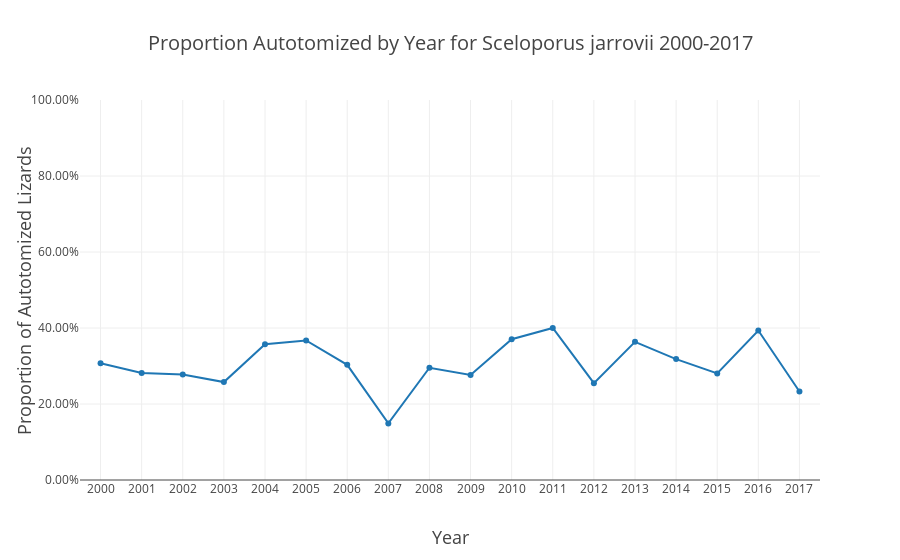

Notebook cell for this chart:
### Code cell
Sjarrovii = go.Scatter(x = populationSize_aut.loc[(populationSize_aut.propAutotomized.notna())].year
           , y = populationSize_aut.loc[(populationSize_aut.propAutotomized.notna())].propAutotomized
          ,name = 'Autotomized S. jarrovii')



data = [Sjarrovii]
layout = go.Layout(
    title = 'Proportion Autotomized by Year for Sceloporus jarrovii 2000-2017',
    titlefont = dict(
        size = 20),
    xaxis = dict(
        dtick = 1,
        title = 'Year',
        titlefont = dict(
            size = 18),
        range = [1999.5,2017.5]),
    yaxis = dict(
        tickformat=".2%",
        title = 'Proportion of Autotomized Lizards',
        titlefont = dict(
            size = 18),
    range=[0,1])
)
fig = go.Figure(
        data = data,
        layout = layout)
iplot(fig, filename = 'Proportion Autotomized by Year for Sceloporus jarrovii 2000-2017.html')
plot(fig, filename = 'Proportion Autotomized by Year for Sceloporus jarrovii 2000-2017.png')
plot(fig, filename = 'Proportion Autotomized by Year for Sceloporus jarrovii 2000-2017.html')

### Figure 1 — Plotly figure (JSON) as saved in the notebook; plotly's stock layout.template omitted (floating-point values rounded to 4 significant figures)
{"data": [{"name": "Autotomized S. jarrovii", "type": "scatter", "uid": "67b6fa51-077b-4eee-aaca-07ed2ceb774e", "x": [2000, 2001, 2002, 2003, 2004, 2005, 2006, 2007, 2008, 2009, 2010, 2011, 2012, 2013, 2014, 2015, 2016, 2017], "y": [0.3072, 0.2815, 0.2773, 0.2577, 0.3571, 0.3671, 0.303, 0.1489, 0.2955, 0.2762, 0.3704, 0.4, 0.2549, 0.3636, 0.3182, 0.2805, 0.3934, 0.2329]}], "layout": {"title": {"font": {"size": 20}, "text": "Proportion Autotomized by Year for Sceloporus jarrovii 2000-2017"}, "xaxis": {"dtick": 1, "range": [2000.0, 2018.0], "title": {"font": {"size": 18}, "text": "Year"}}, "yaxis": {"range": [0, 1], "tickformat": ".2%", "title": {"font": {"size": 18}, "text": "Proportion of Autotomized Lizards"}}}}
